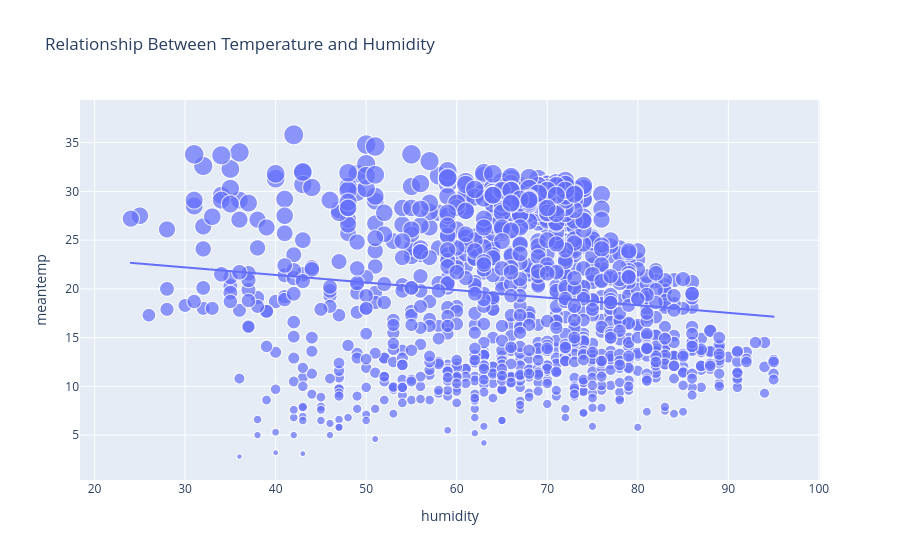

Notebook source saved alongside this figure:
### Code cell
figure = px.scatter(data_frame = df, x="humidity",
                    y="meantemp", size="meantemp", 
                    trendline="ols", 
                    title = "Relationship Between Temperature and Humidity")
figure.show()

### Figure 1 — Plotly figure (JSON) as saved in the notebook; plotly's stock layout.template omitted (floating-point values rounded to 4 significant figures; data arrays with more than 128 entries replaced by an {"elided": "..."} marker saying what was removed)
{"data": [{"hovertemplate": "humidity=%{x}<br>meantemp=%{marker.size}<extra></extra>", "legendgroup": "", "marker": {"color": "#636efa", "size": {"elided": "1201 float values"}, "sizemode": "area", "sizeref": 0.0895, "symbol": "circle"}, "mode": "markers", "name": "", "showlegend": false, "type": "scattergl", "x": {"elided": "1201 int values"}, "xaxis": "x", "y": {"elided": "1201 float values"}, "yaxis": "y"}, {"hovertemplate": "<b>OLS trendline</b><br>meantemp = -0.07773 * humidity + 24.5369<br>R<sup>2</sup>=0.018579<br><br>humidity=%{x}<br>meantemp=%{y} <b>(trend)</b><extra></extra>", "legendgroup": "", "marker": {"color": "#636efa", "symbol": "circle"}, "mode": "lines", "name": "", "showlegend": false, "type": "scattergl", "x": {"elided": "1201 int values"}, "xaxis": "x", "y": {"elided": "1201 float values"}, "yaxis": "y"}], "layout": {"legend": {"itemsizing": "constant", "tracegroupgap": 0}, "title": {"text": "Relationship Between Temperature and Humidity"}, "xaxis": {"anchor": "y", "domain": [0, 1], "title": {"text": "humidity"}}, "yaxis": {"anchor": "x", "domain": [0, 1], "title": {"text": "meantemp"}}}}
